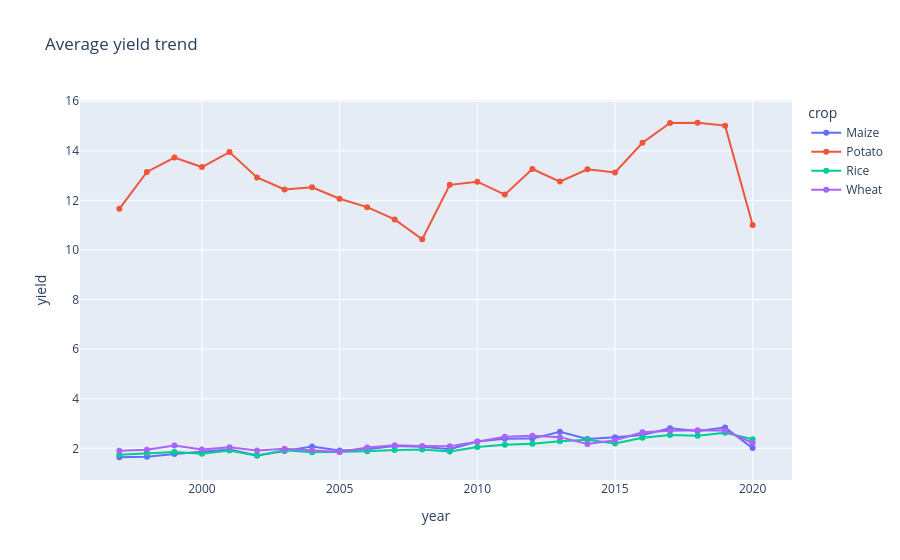

Write notebook code for a chart like this one.
### Code cell
# --- Cell 5: Yield trend over time ---
major = ["Rice", "Wheat", "Maize", "Potato"]
t = crop[crop.crop.isin(major)].groupby(["year", "crop"])["yield"].mean().reset_index()
px.line(t, x="year", y="yield", color="crop", markers=True, title="Average yield trend")

### Figure 1 — Plotly figure (JSON) as saved in the notebook; plotly's stock layout.template omitted (floating-point values rounded to 4 significant figures)
{"data": [{"hovertemplate": "crop=Maize<br>year=%{x}<br>yield=%{y}<extra></extra>", "legendgroup": "Maize", "line": {"color": "#636efa", "dash": "solid"}, "marker": {"symbol": "circle"}, "mode": "lines+markers", "name": "Maize", "orientation": "v", "showlegend": true, "type": "scatter", "x": [1997, 1998, 1999, 2000, 2001, 2002, 2003, 2004, 2005, 2006, 2007, 2008, 2009, 2010, 2011, 2012, 2013, 2014, 2015, 2016, 2017, 2018, 2019, 2020], "xaxis": "x", "y": [1.64, 1.661, 1.771, 1.87, 1.947, 1.714, 1.891, 2.075, 1.909, 1.961, 2.093, 2.061, 1.966, 2.271, 2.388, 2.392, 2.668, 2.379, 2.443, 2.536, 2.807, 2.698, 2.838, 2.009], "yaxis": "y"}, {"hovertemplate": "crop=Potato<br>year=%{x}<br>yield=%{y}<extra></extra>", "legendgroup": "Potato", "line": {"color": "#EF553B", "dash": "solid"}, "marker": {"symbol": "circle"}, "mode": "lines+markers", "name": "Potato", "orientation": "v", "showlegend": true, "type": "scatter", "x": [1997, 1998, 1999, 2000, 2001, 2002, 2003, 2004, 2005, 2006, 2007, 2008, 2009, 2010, 2011, 2012, 2013, 2014, 2015, 2016, 2017, 2018, 2019, 2020], "xaxis": "x", "y": [11.66, 13.15, 13.73, 13.35, 13.95, 12.92, 12.44, 12.53, 12.07, 11.73, 11.23, 10.43, 12.63, 12.75, 12.23, 13.27, 12.76, 13.25, 13.13, 14.33, 15.12, 15.13, 15.02, 11.01], "yaxis": "y"}, {"hovertemplate": "crop=Rice<br>year=%{x}<br>yield=%{y}<extra></extra>", "legendgroup": "Rice", "line": {"color": "#00cc96", "dash": "solid"}, "marker": {"symbol": "circle"}, "mode": "lines+markers", "name": "Rice", "orientation": "v", "showlegend": true, "type": "scatter", "x": [1997, 1998, 1999, 2000, 2001, 2002, 2003, 2004, 2005, 2006, 2007, 2008, 2009, 2010, 2011, 2012, 2013, 2014, 2015, 2016, 2017, 2018, 2019, 2020], "xaxis": "x", "y": [1.742, 1.796, 1.849, 1.784, 1.91, 1.705, 1.926, 1.838, 1.851, 1.883, 1.936, 1.951, 1.873, 2.054, 2.142, 2.187, 2.29, 2.343, 2.195, 2.428, 2.535, 2.51, 2.63, 2.369], "yaxis": "y"}, {"hovertemplate": "crop=Wheat<br>year=%{x}<br>yield=%{y}<extra></extra>", "legendgroup": "Wheat", "line": {"color": "#ab63fa", "dash": "solid"}, "marker": {"symbol": "circle"}, "mode": "lines+markers", "name": "Wheat", "orientation": "v", "showlegend": true, "type": "scatter", "x": [1997, 1998, 1999, 2000, 2001, 2002, 2003, 2004, 2005, 2006, 2007, 2008, 2009, 2010, 2011, 2012, 2013, 2014, 2015, 2016, 2017, 2018, 2019, 2020], "xaxis": "x", "y": [1.904, 1.941, 2.112, 1.949, 2.042, 1.917, 1.982, 1.921, 1.856, 2.034, 2.12, 2.092, 2.083, 2.267, 2.47, 2.505, 2.451, 2.174, 2.324, 2.644, 2.706, 2.727, 2.721, 2.215], "yaxis": "y"}], "layout": {"legend": {"title": {"text": "crop"}, "tracegroupgap": 0}, "title": {"text": "Average yield trend"}, "xaxis": {"anchor": "y", "domain": [0.0, 1.0], "title": {"text": "year"}}, "yaxis": {"anchor": "x", "domain": [0.0, 1.0], "title": {"text": "yield"}}}}
